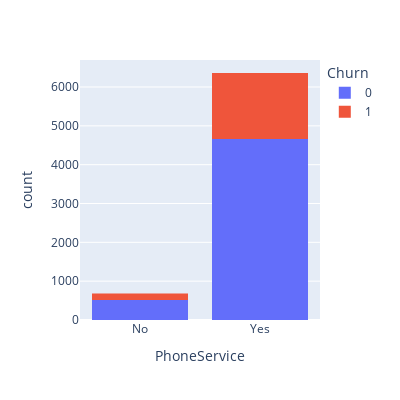

Write notebook code for a chart like this one.
### Code cell
print(
    f'A customer with a phone service has a probability of {round(df[df["PhoneService"]=="Yes"]["Churn"].mean()*100,2)} % churn'
)
print()
print(
    f'A customer without any phone service has a probability of {round(df[df["PhoneService"]=="No"]["Churn"].mean()*100,2)} % churn'
)
print()
fig = px.histogram(df, x="PhoneService", color="Churn", width=400, height=400)
fig.show()

### Figure 1 — Plotly figure (JSON) as saved in the notebook; plotly's stock layout.template omitted (floating-point values rounded to 4 significant figures; data arrays with more than 128 entries replaced by an {"elided": "..."} marker saying what was removed)
{"data": [{"alignmentgroup": "True", "bingroup": "x", "hovertemplate": "Churn=0<br>PhoneService=%{x}<br>count=%{y}<extra></extra>", "legendgroup": "0", "marker": {"color": "#636efa", "pattern": {"shape": ""}}, "name": "0", "offsetgroup": "0", "orientation": "v", "showlegend": true, "type": "histogram", "x": {"elided": "5174 str values"}, "xaxis": "x", "yaxis": "y"}, {"alignmentgroup": "True", "bingroup": "x", "hovertemplate": "Churn=1<br>PhoneService=%{x}<br>count=%{y}<extra></extra>", "legendgroup": "1", "marker": {"color": "#EF553B", "pattern": {"shape": ""}}, "name": "1", "offsetgroup": "1", "orientation": "v", "showlegend": true, "type": "histogram", "x": {"elided": "1869 str values"}, "xaxis": "x", "yaxis": "y"}], "layout": {"barmode": "relative", "height": 400, "legend": {"title": {"text": "Churn"}, "tracegroupgap": 0}, "margin": {"t": 60}, "width": 400, "xaxis": {"anchor": "y", "domain": [0, 1], "title": {"text": "PhoneService"}}, "yaxis": {"anchor": "x", "domain": [0, 1], "title": {"text": "count"}}}}
